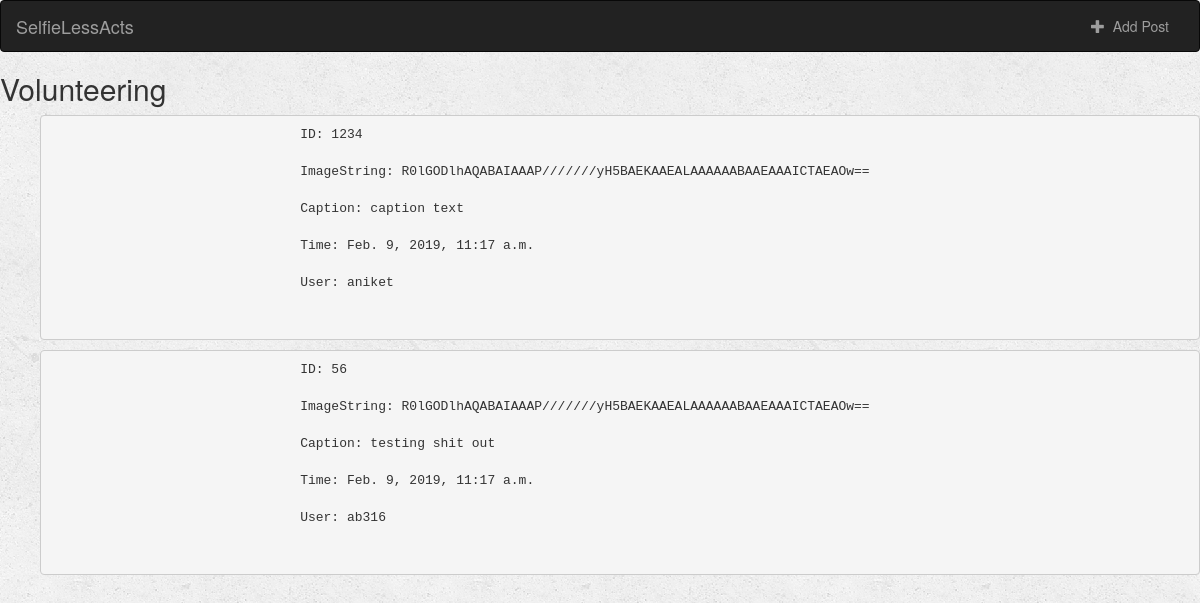
Screenshot of /socialmedia/2/ with the database file from the repository.
### socialmedia/models.py (models this page shows, shortened)
class Acts(models.Model):
	actType = models.CharField(max_length=100, unique=True)
	def __str__(self):
		return self.actType

class Post(models.Model):
	act = models.ForeignKey(Acts, on_delete = models.CASCADE)
	user = models.ForeignKey(CustomUser, on_delete = models.CASCADE, null=True)
	caption = models.CharField(max_length=1000)
	image = models.CharField(max_length = 2**32)
	upvotes = models.IntegerField(default = 0)
	timestamp = models.DateTimeField(default = timezone.now(), null = True)

class CustomUser(models.Model):
	username = models.CharField(max_length=100)
	password = models.CharField(max_length=40)
	def __str__(self):
		return self.username

### socialmedia/views.py (the view)
# urls.py: path('<pk>/', views.DetailView.as_view(), name = 'detail'),
class DetailView(generic.DetailView):
	model = Acts
	template_name = 'socialmedia/detail.html'
	context_object_name = 'act'

### socialmedia/templates/socialmedia/detail.html (shortened to what this page needs)
{% extends 'socialmedia/base.html' %}
{% block body %}
	<h2>{{ act }}</h2>
	{% if act.post_set.all %}
		<ul>
			{% for post in act.post_set.all reversed %}
			<pre>
				ID: {{post.id}}
				ImageString: {{post.image}}
				Caption: {{post.caption}}
				Time: {{post.timestamp}}
				User: {{post.user}}
			</pre>
			{% endfor %}
		</ul>
	{% else %}
		<h3>No acts to show!</h3>
	{% endif %}
{% endblock %}

### socialmedia/static/socialmedia/style.css (style rules this page uses)
body { background: white url("images/background.png"); }

### rows the page displays
Acts: actType "Volunteering"
Post: id "1234", image "R0lGODlhAQABAIAAAP///////yH5BAEKAAEALAAAAAABAAEAAAICTAEAOw==", caption "caption text", timestamp "Feb. 9, 2019, 11:17 a.m.", user "aniket"
Post: id "56", image "R0lGODlhAQABAIAAAP///////yH5BAEKAAEALAAAAAABAAEAAAICTAEAOw==", caption "testing shit out", timestamp "Feb. 9, 2019, 11:17 a.m.", user "ab316"
